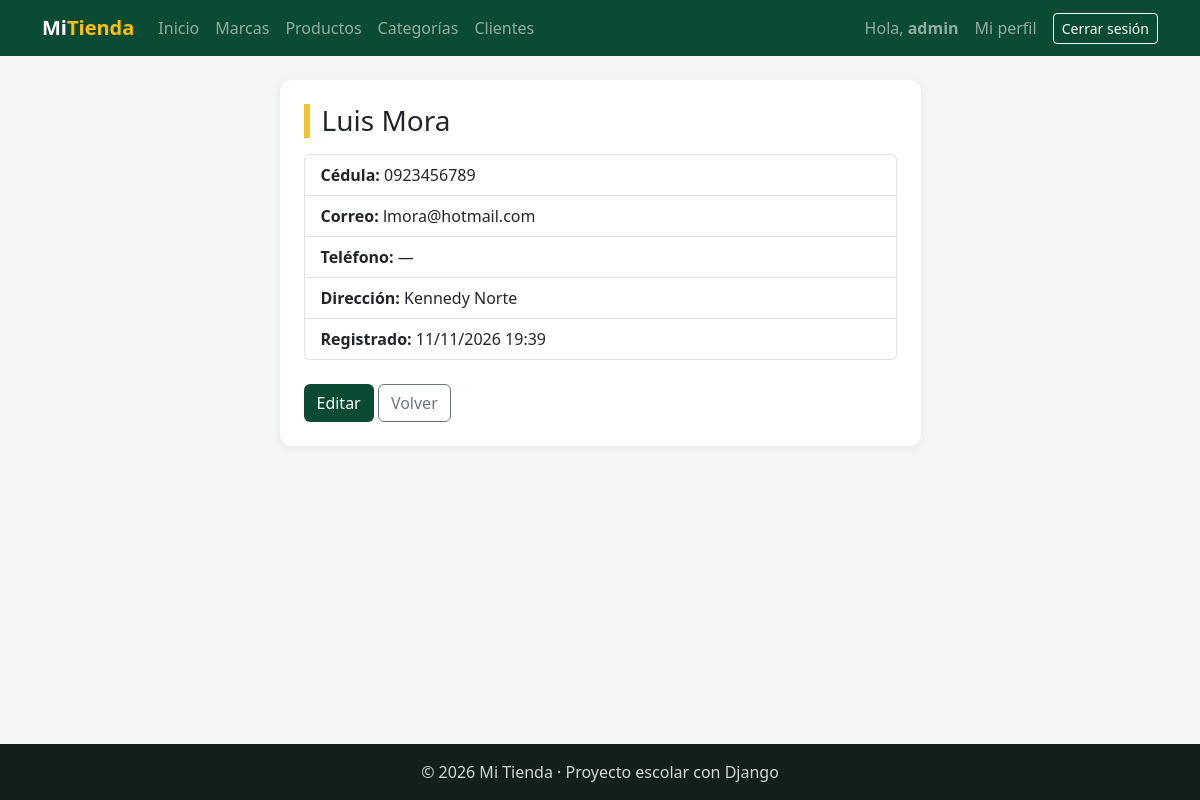
The page /facturacion/clientes/2/ (signed in) on the database its author committed.
### facturacion/models.py (models this page shows)
class Cliente(models.Model):
    cedula = models.CharField("Cédula", max_length=10, unique=True)   # Texto (no número): puede empezar con 0
    nombres = models.CharField(max_length=80)
    apellidos = models.CharField(max_length=80)
    email = models.EmailField("Correo", blank=True)                    # EmailField revisa que tenga formato de correo
    telefono = models.CharField("Teléfono", max_length=15, blank=True)
    direccion = models.CharField("Dirección", max_length=200, blank=True)
    fecha_registro = models.DateTimeField(auto_now_add=True)
    class Meta:
        verbose_name = "Cliente"
        verbose_name_plural = "Clientes"
        ordering = ["apellidos", "nombres"]      # Primero por apellido; si se repite, por nombre
    def __str__(self):
        return f"{self.apellidos} {self.nombres}"   # Ej: "Pérez Ana"

### facturacion/views.py (the view)
# urls.py: path("clientes/<int:pk>/", views.cliente_detalle, name="cliente_detalle"),
@login_required
def cliente_detalle(request, pk):                          # READ (uno) · opcional · solo GET
    cliente = get_object_or_404(Cliente, pk=pk)
    return render(request, "facturacion/cliente_detalle.html", {"cliente": cliente})

### facturacion/templates/facturacion/cliente_detalle.html (shortened to what this page needs)
{% extends "base.html" %}
{% block contenido %}
<div class="row justify-content-center">
    <div class="col-lg-7">
        <div class="tarjeta">
            <h1 class="h3 titulo-pagina mb-3">{{ cliente.nombres }} {{ cliente.apellidos }}</h1>
            <ul class="list-group mb-4">
                <li class="list-group-item"><b>Cédula:</b> {{ cliente.cedula }}</li>
                <li class="list-group-item"><b>Correo:</b> {{ cliente.email|default:"—" }}</li>
                <li class="list-group-item"><b>Teléfono:</b> {{ cliente.telefono|default:"—" }}</li>
                <li class="list-group-item"><b>Dirección:</b> {{ cliente.direccion|default:"—" }}</li>
                <li class="list-group-item"><b>Registrado:</b> {{ cliente.fecha_registro|date:"d/m/Y H:i" }}</li>
            </ul>
            <a href="{% url 'facturacion:cliente_editar' cliente.pk %}" class="btn btn-verde">Editar</a>
            <a href="{% url 'facturacion:cliente_lista' %}" class="btn btn-outline-secondary">Volver</a>
        </div>
    </div>
</div>
{% endblock %}

### templates/base.html (shortened to what this page needs)
{% load static %}
<!DOCTYPE html>
<html lang="es">
<head>
    <link href="https://cdn.jsdelivr.net/npm/bootstrap@5.3.3/dist/css/bootstrap.min.css" rel="stylesheet">
    <link rel="stylesheet" href="{% static 'css/estilos.css' %}">
</head>
<body>
    <nav class="navbar navbar-expand-lg navbar-dark barra">
        <div class="container">
            <a class="navbar-brand fw-bold" href="{% url 'home' %}">Mi<span class="text-warning">Tienda</span></a>
            <div class="collapse navbar-collapse" id="menu">
                <ul class="navbar-nav me-auto">
                    <li class="nav-item"><a class="nav-link" href="{% url 'home' %}">Inicio</a></li>
                    {% if user.is_authenticated %}
                        <li class="nav-item"><a class="nav-link" href="{% url 'facturacion:marca_lista' %}">Marcas</a></li>
                        <li class="nav-item"><a class="nav-link" href="{% url 'facturacion:producto_lista' %}">Productos</a></li>
                        <li class="nav-item"><a class="nav-link" href="{% url 'facturacion:categoria_lista' %}">Categorías</a></li>
                        <li class="nav-item"><a class="nav-link" href="{% url 'facturacion:cliente_lista' %}">Clientes</a></li>
                    {% endif %}
                </ul>
                <ul class="navbar-nav align-items-lg-center gap-2">
                    {% if user.is_authenticated %}
                        <li class="nav-item navbar-text">Hola, <b>{{ user.username }}</b></li>
                        <li class="nav-item"><a class="nav-link" href="{% url 'facturacion:mi_perfil' %}">Mi perfil</a></li>
                        <li class="nav-item">
                            <form method="post" action="{% url 'logout' %}" class="m-0">
                                <button type="submit" class="btn btn-sm btn-outline-light">Cerrar sesión</button>
                            </form>
                        </li>
                    {% else %}
                        <li class="nav-item"><a class="nav-link" href="{% url 'login' %}">Ingresar</a></li>
                        <li class="nav-item"><a class="btn btn-sm btn-warning" href="{% url 'registro' %}">Crear cuenta</a></li>
                    {% endif %}
                </ul>
            </div>
        </div>
    </nav>
    <main class="container py-4">
        {% block contenido %}{% endblock %}
    </main>
    <footer class="pie text-center py-3">© 2026 Mi Tienda · Proyecto escolar con Django</footer>
</body>
</html>

### static/css/estilos.css (style rules this page uses)
:root { --verde: #0c4b33; --verde-claro: #2f9e6e; --amarillo: #f2c230; }
body { background-color: #f3f6f2; min-height: 100vh; display: flex; flex-direction: column; }
main { flex: 1; }
.barra { background-color: var(--verde); }
.titulo-pagina { border-left: 6px solid var(--amarillo); padding-left: 12px; }
.tarjeta { background-color: white; border-radius: 12px; padding: 24px; box-shadow: 0 2px 10px rgba(0, 0, 0, .06); }
.btn-verde { background-color: var(--verde); color: white; }
.pie { background-color: #13201a; color: #cfd8d3; }

### rows shown on the page
Cliente: nombres "Luis", apellidos "Mora", cedula "0923456789", email "lmora@hotmail.com", telefono "—", direccion "Kennedy Norte", fecha_registro "11/11/2026 19:39"

### other values the page prints
{{ user.username }} "admin"
